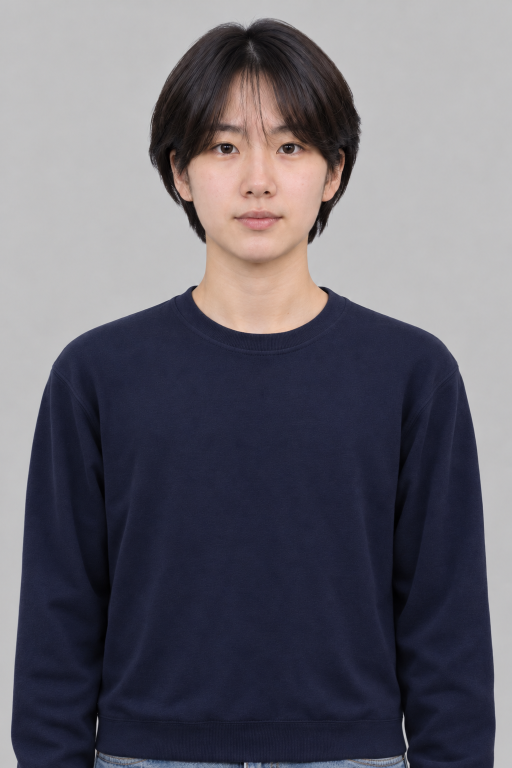
#> input picture Tools/art/PlayerBody-source.png, 1024 x 1536 px (shown at 1/2 size)
$ python make_player_body.py
#> lines starting #> are read from the running program, lines starting #| are printed output that depends on the picture; after the words box and inside, x2 and y2 are one past the last pixel; in counts of white or black regions, pixels touching at a corner belong together
"""Builds Assets/Resources/PlayerBody.png (the player's body under the webcam face) from Tools/art/PlayerBody-source.png.

    python Tools/make_player_body.py

The source is a generated studio photo on a plain light-grey background. This removes the background, cuts the
head off just below the chin (the webcam photo goes there) with a soft edge, and prints the face numbers that
GameController.PlayerPhoto.cs uses to size and place the body like a professor portrait (same face height).
"""
import os

import cv2
import numpy as np

ROOT = os.path.dirname(os.path.dirname(os.path.abspath(__file__)))
SOURCE = os.path.join(ROOT, "Tools", "art", "PlayerBody-source.png")
OUTPUT = os.path.join(ROOT, "Assets", "Resources", "PlayerBody.png")
CUT_TOP, CUT_SOLID = 528, 556   # rows (source px): invisible above CUT_TOP, opaque from CUT_SOLID (chin is at ~522)

img = cv2.imread(SOURCE)
#> img is the input picture: shape (1536, 1024, 3); mean B, G, R 109.7, 100.6, 102.8
h, w = img.shape[:2]
#> h = 1536; w = 1024
border = np.concatenate([img[:12].reshape(-1, 3), img[:, :12].reshape(-1, 3), img[:, -12:].reshape(-1, 3)])
background = np.median(border, axis=0)
#> background = [193, 192, 193]
distance = np.linalg.norm(img.astype(np.float32) - background, axis=2)
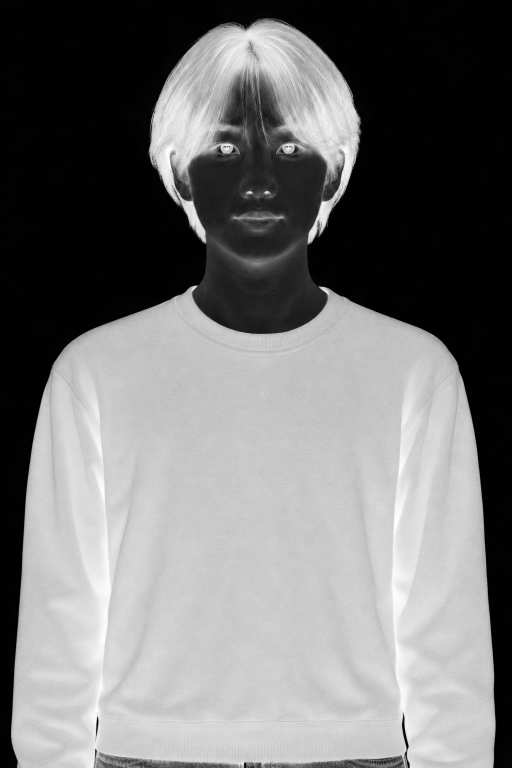
#> distance: shape (1536, 1024) float64 (shown at 1/2 size); min 0, max 333.7, mean 155.7; drawn with min black and max white
alpha = np.clip((distance - 12) / 22, 0, 1)
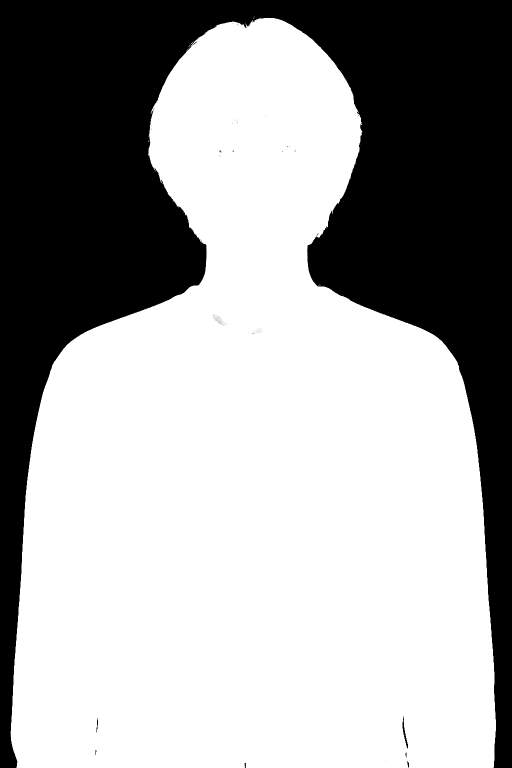
#> alpha: shape (1536, 1024) float64 (shown at 1/2 size); min 0, max 1, mean 0.638
# Keep only the figure (the largest region), fill pinholes, then soften the edge by a pixel.
mask = (alpha > .5).astype(np.uint8)
#> mask: shape (1536, 1024); values 0 (black) and 1 (white), 63.8% white; 20 black regions (15 under 20 px), largest, box (x1, y1, x2, y2) and area: (0, 0, 1024, 1536) 568824, (805, 1432, 816, 1497) 195, (193, 1436, 196, 1465) 43, (814, 1522, 818, 1536) 30, (489, 1526, 492, 1536) 25
count, labels, stats, _ = cv2.connectedComponentsWithStats(mask, 8)
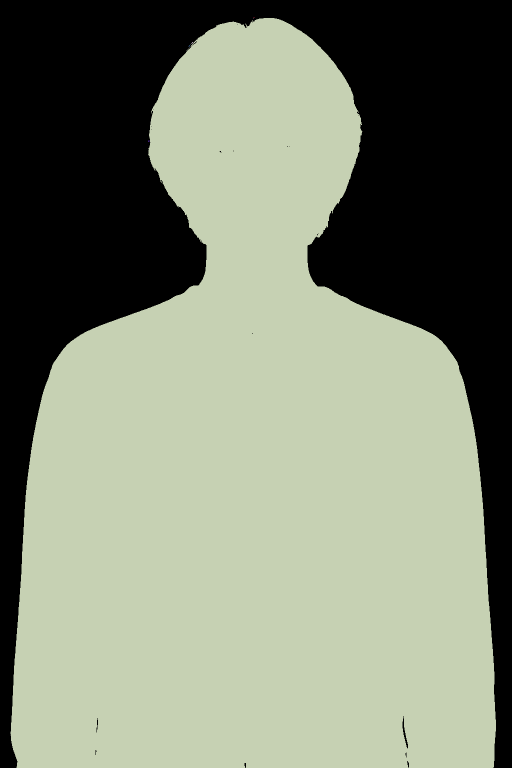
#> labels: shape (1536, 1024) int32 (shown at 1/2 size); 8 distinct labels, from 0 to 7; one colour per label, 0 black
#> count = 8; stats = [[0, 0, 1024, 1536, 569183], [507, 34, 2, 2, 2], [506, 37, 1, 1, 1], [21, 36, 971, 1500, 1003662], [382, 84, 4, 4, 6], [380, 89, 1, 1, 1], [377, 91, 3, 3, 4], [297, 281, 2, 3, 5]]
figure = labels == 1 + np.argmax(stats[1:, cv2.CC_STAT_AREA])
figure = cv2.morphologyEx(figure.astype(np.uint8), cv2.MORPH_CLOSE, np.ones((5, 5), np.uint8)) > 0
#> figure: shape (1536, 1024) bool; 63.8% white; 1 black region, box (x1, y1, x2, y2) and area: (0, 0, 1024, 1536) 568675
alpha = np.where(figure, np.maximum(alpha, cv2.erode(figure.astype(np.uint8), np.ones((3, 3), np.uint8))), 0)
alpha = cv2.GaussianBlur(alpha.astype(np.float32), (3, 3), 0)

gray = cv2.equalizeHist(cv2.cvtColor(img, cv2.COLOR_BGR2GRAY))
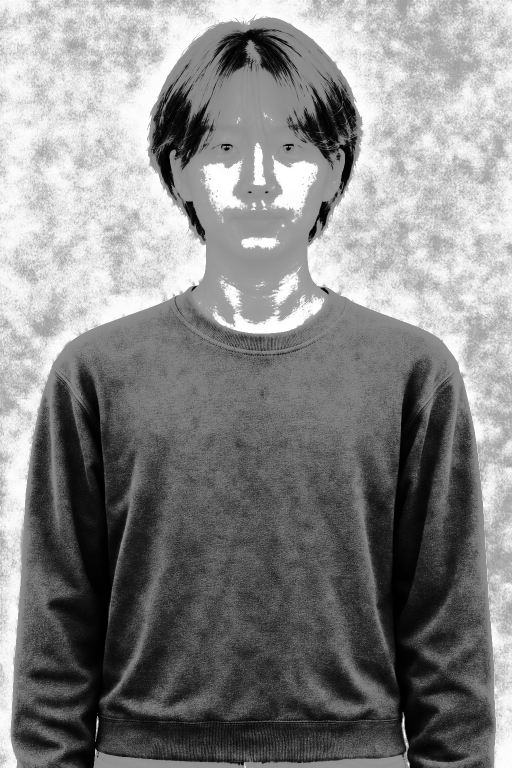
#> gray: shape (1536, 1024) (shown at 1/2 size); min 0, max 255, mean 133.6
faces = cv2.CascadeClassifier(cv2.data.haarcascades + "haarcascade_frontalface_default.xml").detectMultiScale(gray, 1.05, 5, minSize=(200, 200))
#> faces = [[323, 153, 379, 379]]
x, y, s, _ = max(faces, key=lambda f: f[2])
#> x = 323; y = 153; s = 379

# Remove the grey fringe the background left on the edges (before the neck cut, which is not a background mix).
a = alpha[:, :, None]
colour = np.where(a > .02, (img - (1 - a) * background) / np.maximum(a, .02), 0)
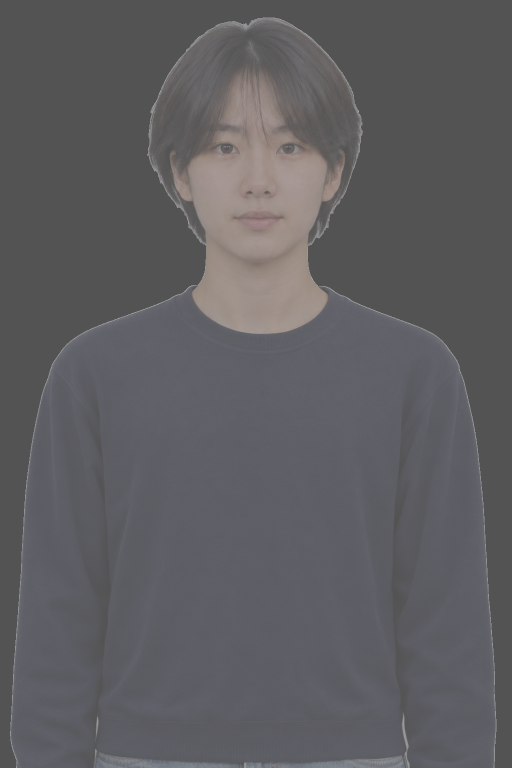
#> colour: shape (1536, 1024, 3) float64 (shown at 1/2 size); mean of channels 0, 1, 2 40.4, 31.6, 33.5; drawn with min black and max white
rows = np.arange(h, dtype=np.float32)[:, None]
#> rows = 1536 values from 0 to 1535
alpha *= np.clip((rows - CUT_TOP) / (CUT_SOLID - CUT_TOP), 0, 1)
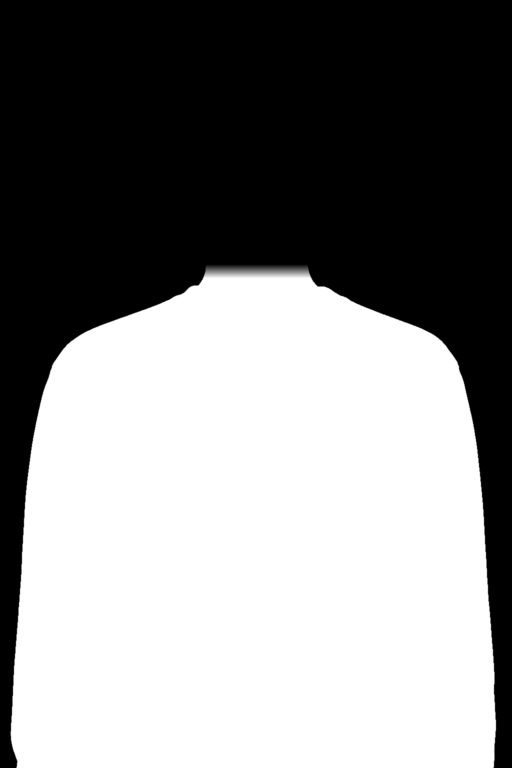
#> alpha: shape (1536, 1024) float32 (shown at 1/2 size); min 0, max 1, mean 0.536
out = np.dstack([np.clip(colour, 0, 255), alpha * 255]).astype(np.uint8)
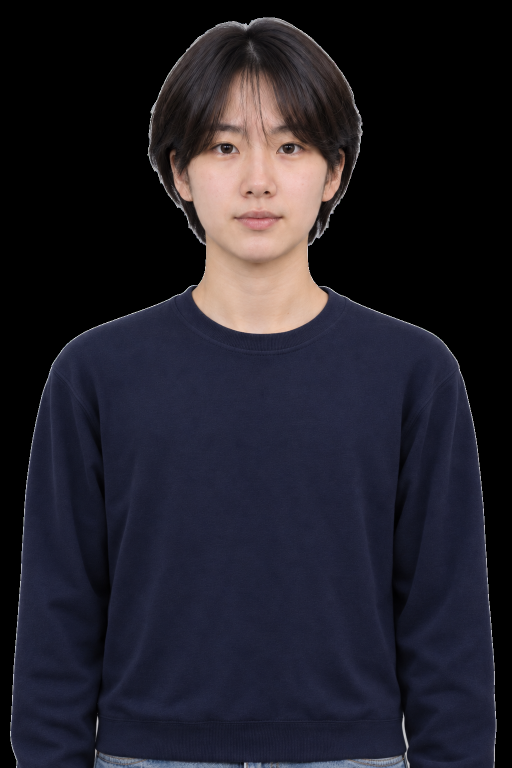
#> out: shape (1536, 1024, 4) (shown at 1/2 size); mean of channels 0, 1, 2, 3 40.4, 31.6, 33.5, 136.6; drawn as B, G, R
cv2.imwrite(OUTPUT, out)
ys = np.nonzero(alpha.max(axis=1) > .1)[0]
#> ys = 1005 values from 531 to 1535
print(f"wrote {os.path.relpath(OUTPUT, ROOT)}")
print(f"PortraitFaces.Entry({(x + s / 2) / w:.4f}f, {(y + s / 2) / h:.4f}f, {s / h:.4f}f, {(ys.max() + 1) / h:.4f}f, {w / h:.4f}f)")
#| PortraitFaces.Entry(0.5005f, 0.2230f, 0.2467f, 1.0000f, 0.6667f)
